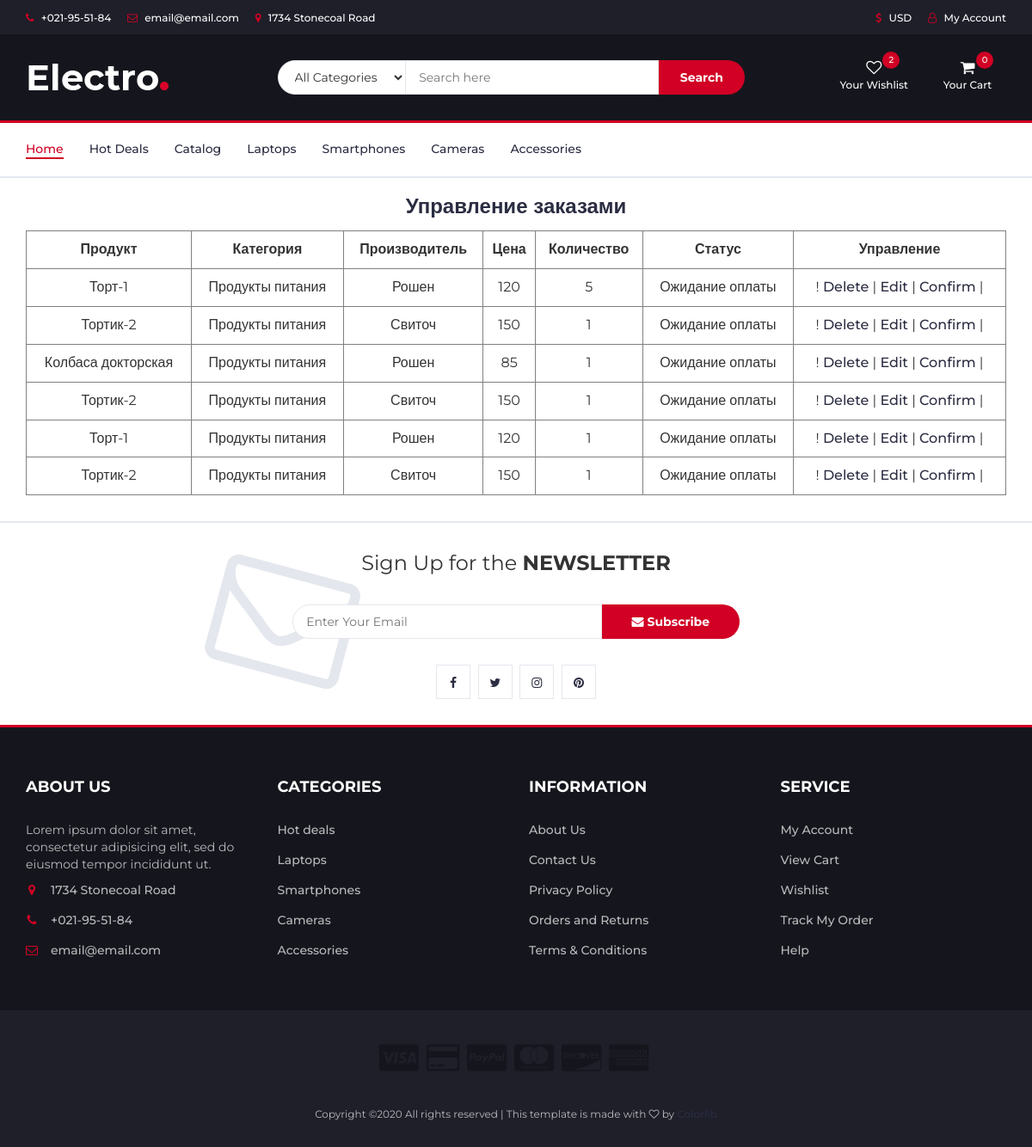
The page /basket/ (signed in) on the database its author committed.
### basket/models.py (models this page shows)
class Order(models.Model):
    count = models.PositiveIntegerField()
    status = models.ForeignKey(Status, on_delete=models.CASCADE)
    product = models.ForeignKey(Product, on_delete=models.CASCADE)
    user = models.ForeignKey(User, on_delete=models.CASCADE)

class Status(models.Model):
    name = models.CharField(max_length=255)

### catalog/models.py (models this page shows)
class Product(models.Model):
    name = models.CharField(max_length=255)
    price = models.PositiveIntegerField()
    count = models.PositiveIntegerField()
    description = models.TextField(max_length=512)
    photo = models.FileField(upload_to='goods_photo/')
    producer = models.ForeignKey(Producer, on_delete=models.CASCADE)
    category = models.ForeignKey(Category, on_delete=models.CASCADE)

class Category(models.Model):
    name = models.CharField(max_length=255)

class Producer(models.Model):
    name = models.CharField(max_length=255)

### basket/views.py (the view)
# urls.py: path('', index),
def index(request):
    uid = request.user.id
    orders = Order.objects.filter(user_id=uid)
    data = dict()
    data['orders'] = orders
    return render(request, 'basket/index.html', context=data)

### templates/basket/index.html (shortened to what this page needs)
{% extends 'layouts/base.html' %}
{% block content %}
    {% load static %}
    <link rel="stylesheet" href="{% static 'css/basket.css' %}">
    <div id="basket" class="container">
        <h3>Управление заказами</h3>
        <table border="1">
            <tr>
                <th>Продукт</th>
                <th>Категория</th>
                <th>Производитель</th>
                <th>Цена</th>
                <th>Количество</th>
                <th>Статус</th>
                <th>Управление</th>
            </tr>
            {% for order in orders %}
                <tr>
                    <td>{{ order.product.name }}</td>
                    <td>{{ order.product.category.name }}</td>
                    <td>{{ order.product.producer.name }}</td>
                    <td>{{ order.product.price }}</td>
                    <td>{{ order.count }}</td>
                    <td>{{ order.status.name }}</td>
                    <td>
                        !
                        <a href="/basket/delete/{{ order.id }}">Delete</a>
                        |
                        <a href="/basket/edit/{{ order.id }}">Edit</a>
                        |
                        <a href="/basket/confirm/{{ order.id }}">Confirm</a>
                        |
                    </td>
                </tr>
            {% endfor %}
        </table>
    </div>
{% endblock content %}

### static/css/style.css (style rules this page uses)
body { font-family: 'Montserrat', sans-serif; font-weight: 400; color: #333; }
h1, h2, h3, h4, h5, h6 { color: #2B2D42; font-weight: 700; margin: 0 0 10px; }
a { color: #2B2D42; font-weight: 500; -webkit-transition: 0.2s color; transition: 0.2s color; }

### static/css/basket.css (style rules this page uses)
#basket { text-align: center; padding-top: 20px; }
#basket table { width: 100%; margin-top: 15px; }
#basket th, #basket td { text-align: center; padding: 10px 5px; font-size: 12pt; }

### rows shown on the page
Order: product.name "Торт-1", product.category.name "Продукты питания", product.producer.name "Рошен", product.price "120", count "5", status.name "Ожидание оплаты"
Order: product.name "Тортик-2", product.category.name "Продукты питания", product.producer.name "Свиточ", product.price "150", count "1", status.name "Ожидание оплаты"
Order: product.name "Колбаса докторская", product.category.name "Продукты питания", product.producer.name "Рошен", product.price "85", count "1", status.name "Ожидание оплаты"
Order: product.name "Тортик-2", product.category.name "Продукты питания", product.producer.name "Свиточ", product.price "150", count "1", status.name "Ожидание оплаты"
Order: product.name "Торт-1", product.category.name "Продукты питания", product.producer.name "Рошен", product.price "120", count "1", status.name "Ожидание оплаты"
Order: product.name "Тортик-2", product.category.name "Продукты питания", product.producer.name "Свиточ", product.price "150", count "1", status.name "Ожидание оплаты"
